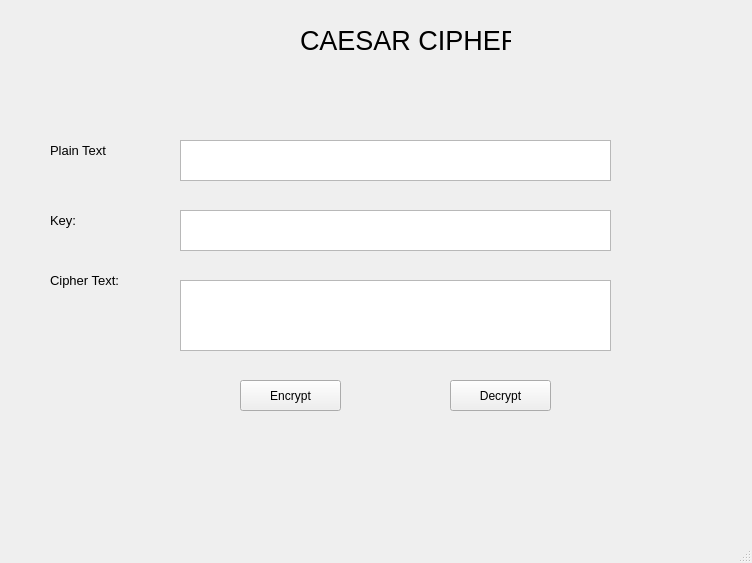
<?xml version="1.0" encoding="UTF-8"?>
<ui version="4.0">
 <class>MainWindow</class>
 <widget class="QMainWindow" name="MainWindow">
  <property name="geometry">
   <rect>
    <x>0</x>
    <y>0</y>
    <width>752</width>
    <height>563</height>
   </rect>
  </property>
  <property name="windowTitle">
   <string>MainWindow</string>
  </property>
  <widget class="QWidget" name="centralwidget">
   <widget class="QLabel" name="label">
    <property name="geometry">
     <rect>
      <x>300</x>
      <y>10</y>
      <width>211</width>
      <height>61</height>
     </rect>
    </property>
    <property name="minimumSize">
     <size>
      <width>0</width>
      <height>41</height>
     </size>
    </property>
    <property name="font">
     <font>
      <pointsize>20</pointsize>
     </font>
    </property>
    <property name="text">
     <string>CAESAR CIPHER</string>
    </property>
   </widget>
   <widget class="QPushButton" name="btn_decrypt">
    <property name="geometry">
     <rect>
      <x>450</x>
      <y>380</y>
      <width>101</width>
      <height>31</height>
     </rect>
    </property>
    <property name="text">
     <string>Decrypt</string>
    </property>
   </widget>
   <widget class="QLabel" name="label_2">
    <property name="geometry">
     <rect>
      <x>50</x>
      <y>140</y>
      <width>71</width>
      <height>21</height>
     </rect>
    </property>
    <property name="font">
     <font>
      <pointsize>10</pointsize>
     </font>
    </property>
    <property name="text">
     <string>Plain Text</string>
    </property>
   </widget>
   <widget class="QPushButton" name="btn_encrypt">
    <property name="geometry">
     <rect>
      <x>240</x>
      <y>380</y>
      <width>101</width>
      <height>31</height>
     </rect>
    </property>
    <property name="text">
     <string>Encrypt</string>
    </property>
   </widget>
   <widget class="QLabel" name="label_3">
    <property name="geometry">
     <rect>
      <x>50</x>
      <y>210</y>
      <width>71</width>
      <height>21</height>
     </rect>
    </property>
    <property name="font">
     <font>
      <pointsize>10</pointsize>
     </font>
    </property>
    <property name="text">
     <string>Key:</string>
    </property>
   </widget>
   <widget class="QLabel" name="label_4">
    <property name="geometry">
     <rect>
      <x>50</x>
      <y>270</y>
      <width>71</width>
      <height>21</height>
     </rect>
    </property>
    <property name="font">
     <font>
      <pointsize>10</pointsize>
     </font>
    </property>
    <property name="text">
     <string>Cipher Text:</string>
    </property>
   </widget>
   <widget class="QPlainTextEdit" name="plainTextEdit">
    <property name="geometry">
     <rect>
      <x>180</x>
      <y>140</y>
      <width>431</width>
      <height>41</height>
     </rect>
    </property>
   </widget>
   <widget class="QPlainTextEdit" name="plainTextEdit_2">
    <property name="geometry">
     <rect>
      <x>180</x>
      <y>210</y>
      <width>431</width>
      <height>41</height>
     </rect>
    </property>
   </widget>
   <widget class="QPlainTextEdit" name="plainTextEdit_3">
    <property name="geometry">
     <rect>
      <x>180</x>
      <y>280</y>
      <width>431</width>
      <height>71</height>
     </rect>
    </property>
   </widget>
  </widget>
  <widget class="QMenuBar" name="menubar">
   <property name="geometry">
    <rect>
     <x>0</x>
     <y>0</y>
     <width>752</width>
     <height>21</height>
    </rect>
   </property>
  </widget>
  <widget class="QStatusBar" name="statusbar"/>
 </widget>
 <resources/>
 <connections/>
</ui>
